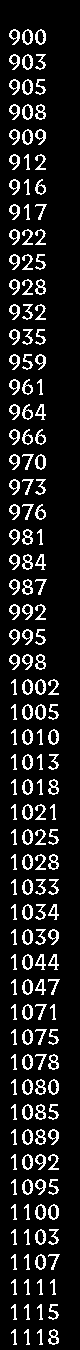

Python code for this plot:
import cv2
import matplotlib.pyplot as plt
import numpy as np

cap = cv2.VideoCapture('./test.mp4')
shot = np.zeros((25,80))
frame_cntr = 0
while(cap.isOpened()):
    ret, img = cap.read()
    if (ret == False):
        break
    else:
        frame_cntr = frame_cntr+1
        money_region = img[1045:1070, 1200:1280]
        money_region_gray = cv2.cvtColor(money_region, cv2.COLOR_BGR2GRAY)
        _, money_region_binary = cv2.threshold(money_region_gray, 
                                                200, #threshold = 200
                                                255, #max value in image
                                                cv2.THRESH_BINARY)#binary thresh
        #######got the money########
        money = money_region_binary
        cv2.imshow('money',money_region_binary)
        if (frame_cntr == 25):
            shot = np.concatenate((shot, money_region_binary), axis=0)
            frame_cntr = 0
    if cv2.waitKey(1) & 0xFF == ord('q'):
            break
cv2.imwrite('./money.png',shot)
cap.release()
cv2.destroyAllWindows()
